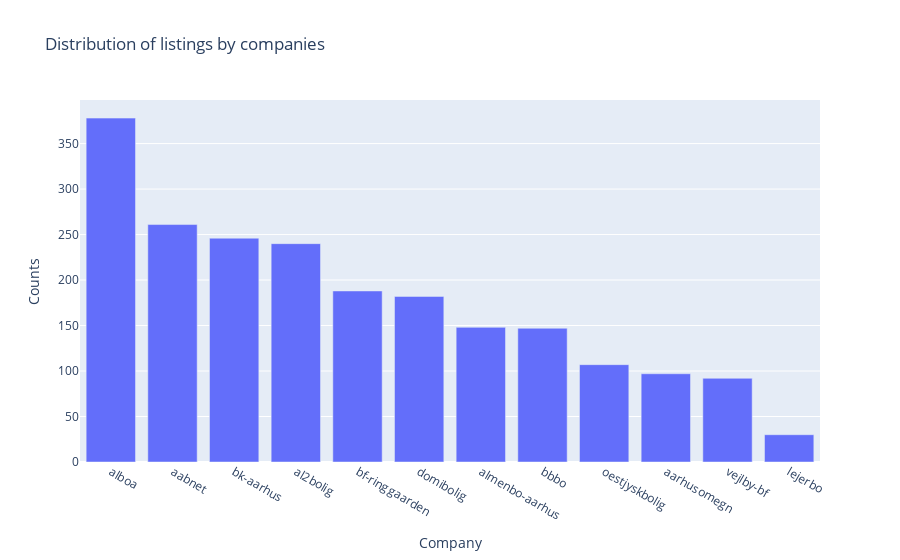

The cell this chart's notebook holds for it:
### Code cell
# create the bar plot

counts = df['company'].value_counts()
values = df['company'].value_counts().index
variable_name = df['company']

fig = px.bar(x=values, y=counts, title="Distribution of listings by companies")
fig.update_xaxes(title_text='Company')
fig.update_yaxes(title_text='Counts')

fig.show()
display(counts)

### Figure 1 — Plotly figure (JSON) as saved in the notebook; plotly's stock layout.template omitted (floating-point values rounded to 4 significant figures)
{"data": [{"alignmentgroup": "True", "hovertemplate": "x=%{x}<br>y=%{y}<extra></extra>", "legendgroup": "", "marker": {"color": "#636efa", "pattern": {"shape": ""}}, "name": "", "offsetgroup": "", "orientation": "v", "showlegend": false, "textposition": "auto", "type": "bar", "x": ["alboa", "aabnet", "bk-aarhus", "al2bolig", "bf-ringgaarden", "domibolig", "almenbo-aarhus", "bbbo", "oestjyskbolig", "aarhusomegn", "vejlby-bf", "lejerbo"], "xaxis": "x", "y": [378, 261, 246, 240, 188, 182, 148, 147, 107, 97, 92, 30], "yaxis": "y"}], "layout": {"barmode": "relative", "legend": {"tracegroupgap": 0}, "title": {"text": "Distribution of listings by companies"}, "xaxis": {"anchor": "y", "domain": [0, 1], "title": {"text": "Company"}}, "yaxis": {"anchor": "x", "domain": [0, 1], "title": {"text": "Counts"}}}}
